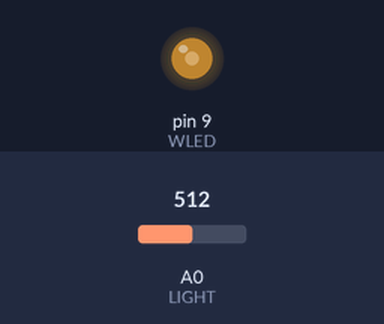
This sketch was run on a simulated Arduino Uno, built with avr-gcc and run on an emulated ATmega328P. Parts: output pins drawn as LEDs (lit = HIGH). The inputs (shaded band) are chosen by the test bench; at power-on: A0 (LIGHT) = 512.

Above: at 1.2 s.
1.3 s: A0 (LIGHT) set to 716
At 1.8 s:
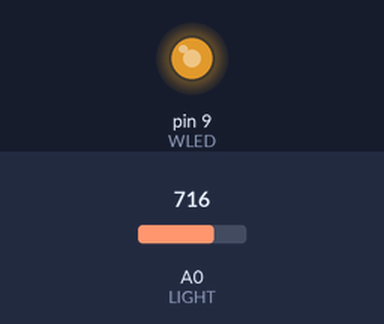
2.8 s: A0 (LIGHT) set to 900
At 4.0 s:
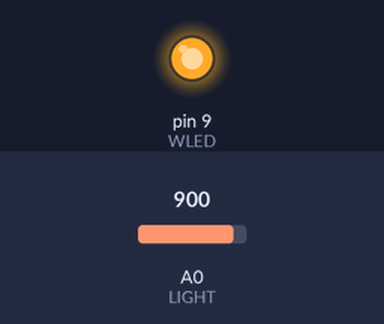
4.3 s: A0 (LIGHT) set to 306
At 5.3 s:
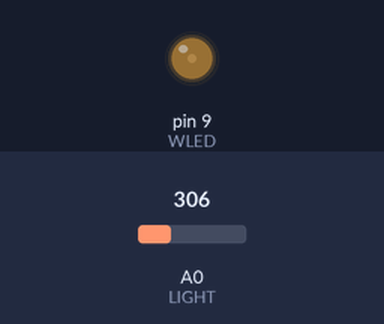
5.8 s: A0 (LIGHT) set to 190
At 6.5 s:
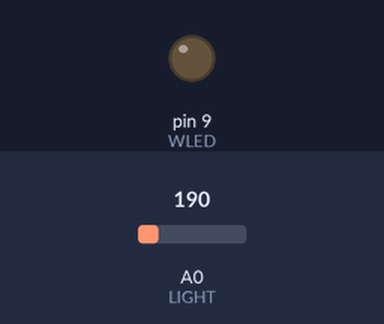
7.3 s: A0 (LIGHT) set to 511
At 7.6 s:
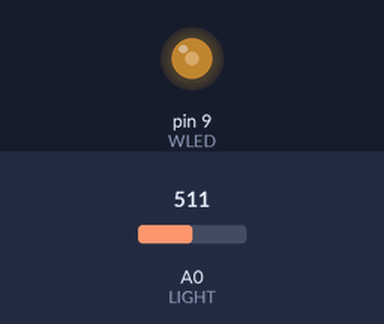
8.8 s: A0 (LIGHT) set to 122
At 9.9 s:
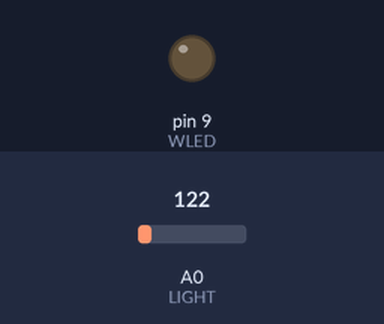
Timing chart, 0 to 11.3 s (numbered marks = the images above; inputs shaded):
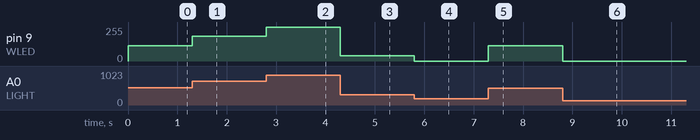

Measured:
- after the input at 1.3 s, pin 9 (WLED): 113/255 → 187/255 at once
- after the input at 2.8 s, pin 9 (WLED): 187/255 → 255/255 at once
- after the input at 4.3 s, pin 9 (WLED): 255/255 → 38/255 at once
- after the input at 5.8 s, pin 9 (WLED): 38/255 → 0/255 at once
- after the input at 7.3 s, pin 9 (WLED): 0/255 → 113/255 at once
- after the input at 8.8 s, pin 9 (WLED): 113/255 → 0/255 at once

The sketch:

0927_4.ino
```cpp
//p79 포토레지스터 이용한~~~

const int WLED = 9;
const int LIGHT = 0;
const int MIN_LIGHT = 200;
const int MAX_LIGHT = 900;
int val = 0;

void setup() {
  // put your setup code here, to run once:
  pinMode(WLED, OUTPUT);
}

void loop() {
  // put your main code here, to run repeatedly:
  val = analogRead(LIGHT);
  // 책에는 18번줄 맵의 인자가 255, 0순서임. 왜 이렇게했냐면 우리가사용한 led가 전원이 거끄로라서.
  val = map(val, MIN_LIGHT, MAX_LIGHT, 0, 255);
  val = constrain(val, 0, 255);
  analogWrite(WLED, val);
}
```
